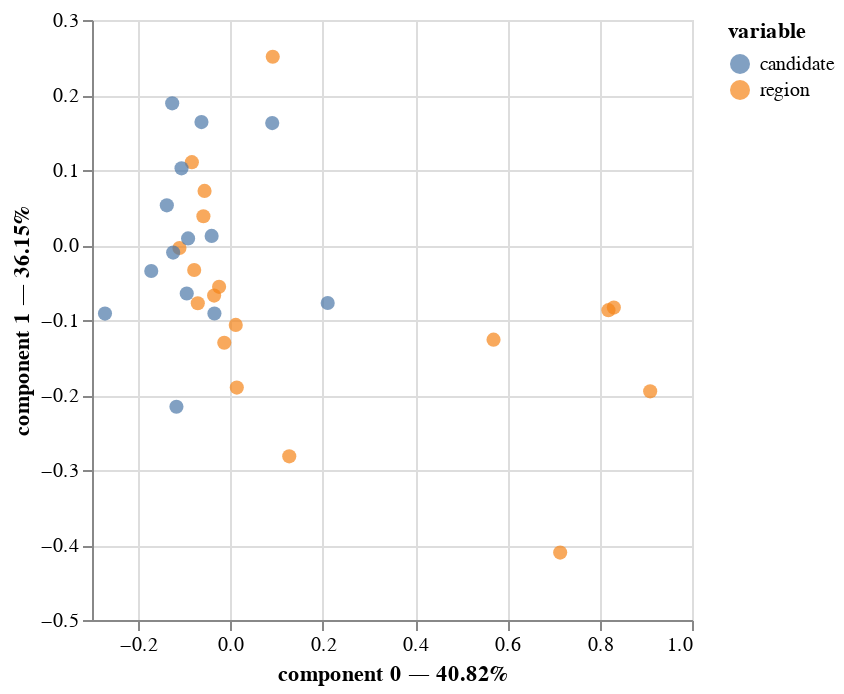

Write notebook code for a chart like this one.
### Markdown cell above
### <a id='toc1_4_1_'></a>[1st visualization: Biplot showing the row and column factor maps:](#toc0_)

### Code cell
ca.plot(
     dataset,
     x_component=0,
     y_component=1,
     show_row_markers=True,
     show_column_markers=True,
     show_row_labels=False,
     show_column_labels=False
 )

### Figure 1 — Vega-Lite specification as saved in the notebook (floating-point values rounded to 4 significant figures)
{"config": {"view": {"continuousWidth": 300, "continuousHeight": 300}}, "layer": [{"data": {"name": "data-4e21843749abf80cabc054fa631903cd"}, "mark": {"type": "circle", "size": 50}, "encoding": {"color": {"field": "variable", "type": "nominal"}, "tooltip": [{"field": "variable", "type": "nominal"}, {"field": "value", "type": "nominal"}, {"field": "component 0", "type": "quantitative"}, {"field": "component 1", "type": "quantitative"}], "x": {"axis": {"title": "component 0 — 40.82%"}, "field": "component 0", "scale": {"zero": false}, "type": "quantitative"}, "y": {"axis": {"title": "component 1 — 36.15%"}, "field": "component 1", "scale": {"zero": false}, "type": "quantitative"}}, "name": "view_12"}, {"data": {"name": "data-0d56b42514b677d02243b0fc52ccc547"}, "mark": {"type": "circle", "size": 50}, "encoding": {"color": {"field": "variable", "type": "nominal"}, "tooltip": [{"field": "variable", "type": "nominal"}, {"field": "value", "type": "nominal"}, {"field": "component 0", "type": "quantitative"}, {"field": "component 1", "type": "quantitative"}], "x": {"axis": {"title": "component 0 — 40.82%"}, "field": "component 0", "scale": {"zero": false}, "type": "quantitative"}, "y": {"axis": {"title": "component 1 — 36.15%"}, "field": "component 1", "scale": {"zero": false}, "type": "quantitative"}}}], "params": [{"name": "param_13", "select": {"type": "interval", "encodings": ["x", "y"]}, "bind": "scales", "views": ["view_12"]}], "$schema": "https://vega.github.io/schema/vega-lite/v5.20.1.json", "datasets": {"data-4e21843749abf80cabc054fa631903cd": [{"component 0": -0.05864, "component 1": 0.0383, "variable": "region", "value": "Auvergne-Rhône-Alpes", "label": "Auvergne-Rhône-Alpes"}, {"component 0": -0.07082, "component 1": -0.0776, "variable": "region", "value": "Bourgogne-Franche-Comté", "label": "Bourgogne-Franche-Comté"}, {"component 0": -0.08366, "component 1": 0.1105, "variable": "region", "value": "Bretagne", "label": "Bretagne"}, {"component 0": -0.02462, "component 1": -0.0558, "variable": "region", "value": "Centre-Val de Loire", "label": "Centre-Val de Loire"}, {"component 0": 0.1274, "component 1": -0.2818, "variable": "region", "value": "Corse", "label": "Corse"}, {"component 0": -0.01345, "component 1": -0.1303, "variable": "region", "value": "Grand Est", "label": "Grand Est"}, {"component 0": 0.819, "component 1": -0.08692, "variable": "region", "value": "Guadeloupe", "label": "Guadeloupe"}, {"component 0": 0.9094, "component 1": -0.1951, "variable": "region", "value": "Guyane", "label": "Guyane"}, {"component 0": 0.01373, "component 1": -0.1901, "variable": "region", "value": "Hauts-de-France", "label": "Hauts-de-France"}, {"component 0": 0.57, "component 1": -0.1262, "variable": "region", "value": "La Réunion", "label": "La Réunion"}, {"component 0": 0.8307, "component 1": -0.08346, "variable": "region", "value": "Martinique", "label": "Martinique"}, {"component 0": 0.7144, "component 1": -0.4101, "variable": "region", "value": "Mayotte", "label": "Mayotte"}, {"component 0": -0.03543, "component 1": -0.06747, "variable": "region", "value": "Normandie", "label": "Normandie"}, {"component 0": -0.1105, "component 1": -0.004012, "variable": "region", "value": "Nouvelle-Aquitaine", "label": "Nouvelle-Aquitaine"}, {"component 0": -0.07859, "component 1": -0.03332, "variable": "region", "value": "Occitanie", "label": "Occitanie"}, {"component 0": -0.05614, "component 1": 0.07216, "variable": "region", "value": "Pays de la Loire", "label": "Pays de la Loire"}, {"component 0": 0.01144, "component 1": -0.1066, "variable": "region", "value": "Provence-Alpes-Côte d'Azur", "label": "Provence-Alpes-Côte d'Azur"}, {"component 0": 0.09161, "component 1": 0.2511, "variable": "region", "value": "Île-de-France", "label": "Île-de-France"}], "data-0d56b42514b677d02243b0fc52ccc547": [{"component 0": -0.03473, "component 1": -0.09129, "variable": "candidate", "value": "Arthaud", "label": "Arthaud"}, {"component 0": -0.09471, "component 1": -0.0647, "variable": "candidate", "value": "Dupont-Aignan", "label": "Dupont-Aignan"}, {"component 0": -0.1379, "component 1": 0.05285, "variable": "candidate", "value": "Hidalgo", "label": "Hidalgo"}, {"component 0": -0.1262, "component 1": 0.1888, "variable": "candidate", "value": "Jadot", "label": "Jadot"}, {"component 0": -0.2719, "component 1": -0.09141, "variable": "candidate", "value": "Lassalle", "label": "Lassalle"}, {"component 0": -0.1171, "component 1": -0.2157, "variable": "candidate", "value": "Le Pen", "label": "Le Pen"}, {"component 0": -0.106, "component 1": 0.1022, "variable": "candidate", "value": "Macron", "label": "Macron"}, {"component 0": 0.09049, "component 1": 0.1625, "variable": "candidate", "value": "Mélenchon", "label": "Mélenchon"}, {"component 0": -0.1242, "component 1": -0.01007, "variable": "candidate", "value": "Poutou", "label": "Poutou"}, {"component 0": -0.06282, "component 1": 0.1639, "variable": "candidate", "value": "Pécresse", "label": "Pécresse"}, {"component 0": -0.1716, "component 1": -0.03466, "variable": "candidate", "value": "Roussel", "label": "Roussel"}, {"component 0": -0.0918, "component 1": 0.008808, "variable": "candidate", "value": "Zemmour", "label": "Zemmour"}, {"component 0": 0.2107, "component 1": -0.07727, "variable": "candidate", "value": "Abstention", "label": "Abstention"}, {"component 0": -0.04078, "component 1": 0.01215, "variable": "candidate", "value": "Blank", "label": "Blank"}]}}
